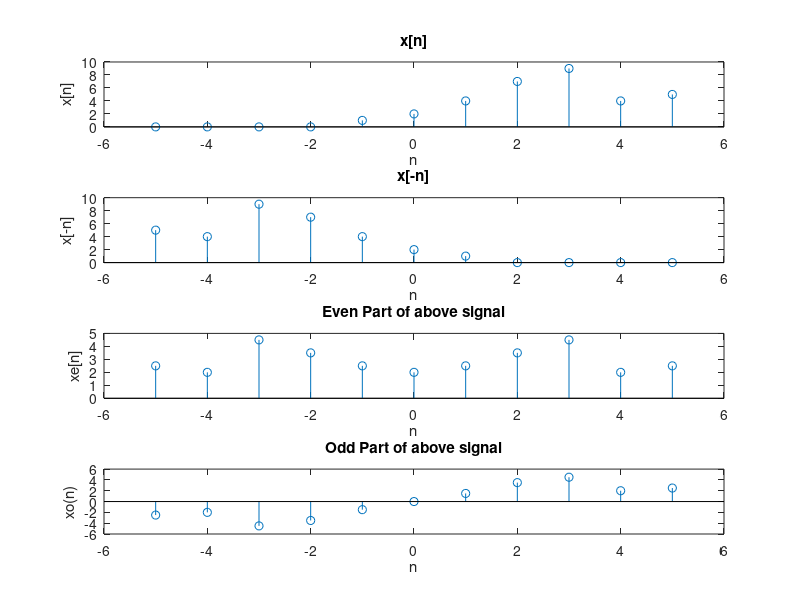

Write the MATLAB code that produced this figure. (Note: this script raises an error after producing the figure.)
clc;
clearvars *;
x = [0 0 0 0 1 2 4 7 9 4 5];
xn = [5 4 9 7 4 2 1 0 0 0 0];
n = -5:1:5;
xe = (x + xn) / 2;
xo = (x - xn)/ 2;

subplot(4,1,1);
stem(n, x);
xlabel('n');
ylabel('x[n]');
title('x[n]');

subplot(4,1,2);
stem(n, xn);
xlabel('n');
ylabel('x[-n]');
title('x[-n]');

subplot(4,1,3);
stem(n, xe);
xlabel('n');
ylabel('xe[n]');
title('Even Part of above signal');

subplot(4,1,4);
stem(n, xo);
xlabel('n');
ylabel('xo(n)');
title('Odd Part of above signal');
sgtitle('InLab - Q3 - 22102109')
